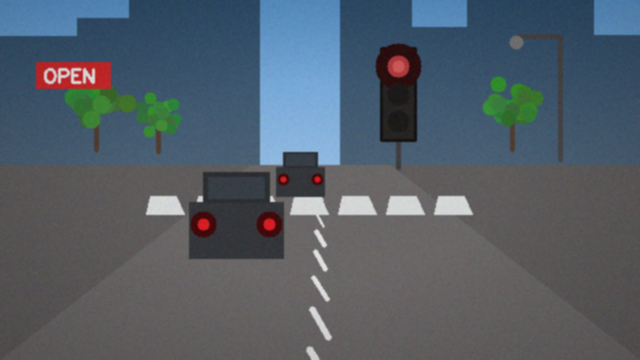
#> input picture pkg_tl1/img/tl_day_red.png, 640 x 360 px
$ python 06_all.py
#> lines starting #> are read from the running program, lines starting #| are printed output that depends on the picture; after the words box and inside, x2 and y2 are one past the last pixel; in counts of white or black regions, pixels touching at a corner belong together
### pkg_tl1/common.py
"""공통 도우미 — 신호등 인식 실습 패키지 (1~3차시 공용)

경로, 입출력, 처리 함수를 모아 둔 제공 코드입니다.
학생이 수정할 필요는 없습니다.

headless 환경(서버·CI)에서 창 없이 확인만 하려면
환경변수 CV_HEADLESS=1 을 설정하고 실행합니다.
"""
import os
from pathlib import Path
import cv2
import numpy as np

ROOT = Path(__file__).resolve().parent
IMG = ROOT / "img"
OUT = ROOT / "output"
EXPECTED = ROOT / "expected"
OUT.mkdir(exist_ok=True)

HEADLESS = os.environ.get("CV_HEADLESS") == "1"

if HEADLESS:
    # 창을 띄울 수 없는 환경(서버·자동 채점)에서 GUI 호출을 무시합니다.
    # 학생용 코드는 순수 OpenCV 호출 그대로 두고, 여기서만 막습니다.
    cv2.namedWindow = lambda *a, **k: None
    cv2.createTrackbar = lambda *a, **k: None
    cv2.getTrackbarPos = lambda *a, **k: 0
    cv2.setMouseCallback = lambda *a, **k: None
    cv2.destroyAllWindows = lambda *a, **k: None
    cv2.imshow = lambda *a, **k: None


# ── 입출력 ────────────────────────────────────────────────
def load(name, gray=False):
    """img 폴더의 사진을 읽습니다. 실패하면 바로 알려 줍니다."""
    path = IMG / name
    img = cv2.imread(str(path), cv2.IMREAD_COLOR)
    if img is None:
        raise SystemExit(f"[오류] 사진을 열지 못했습니다: {path}")
    # 흑백은 항상 cvtColor 로 만듭니다. imread 의 흑백 모드와 값이 미세하게 다릅니다.
    return cv2.cvtColor(img, cv2.COLOR_BGR2GRAY) if gray else img


# [53 lines left out: functions open_video, frame_of, make_writer, save, show, not called in this run]


_TICK = [0]


# [7 lines left out: function wait, not called in this run]


def close():
    if not HEADLESS:
        cv2.destroyAllWindows()


def nothing(value):
    pass


# [14 lines left out: functions stats, grid, not called in this run]


def tag(img, text, color=(255, 255, 255)):
    """결과 위에 영문 라벨을 얹습니다 (한글은 기본 글꼴로 표시되지 않습니다)."""
    out = img.copy()
    cv2.putText(out, text, (10, 26), cv2.FONT_HERSHEY_SIMPLEX, 0.62, (0, 0, 0), 4, cv2.LINE_AA)
    cv2.putText(out, text, (10, 26), cv2.FONT_HERSHEY_SIMPLEX, 0.62, color, 1, cv2.LINE_AA)
    return out


# ── 처리 함수 (이미지와 프레임에 똑같이 사용) ────────────────
# ── 신호등 색 범위 ────────────────────────────────────────
# 수업에서 실제로 재서 정한 값입니다. 영상이 바뀌면 다시 재야 합니다.
RANGES = {
    "red":    [((0, 120, 120), (10, 255, 255)),        # H 가 0 에서 끊기므로
               ((170, 120, 120), (179, 255, 255))],    # 범위가 둘입니다
    "yellow": [((18, 120, 150), (35, 255, 255))],
    "green":  [((60, 90, 120), (90, 255, 255))],
}
# 전구를 둘러싼 21 x 21 영역 (합성 장면에서 전구 위치는 고정되어 있습니다)
LAMP_BOXES = {
    "red":    (slice(56, 77), slice(388, 409)),
    "yellow": (slice(84, 105), slice(388, 409)),
    "green":  (slice(111, 132), slice(388, 409)),
}


def to_hsv(img):
    """BGR 영상을 HSV 로 바꿉니다."""
    return cv2.cvtColor(img, cv2.COLOR_BGR2HSV)


# [9 lines left out: function color_mask, not called in this run]


def count(mask):
    """마스크에서 흰 화소의 개수."""
    return int(cv2.countNonZero(mask))


def lamp_count(mask, color="red"):
    """해당 전구 영역(21 x 21) 안에서만 센 화소 수. 배경의 가짜를 뺀 값입니다."""
    return int(cv2.countNonZero(mask[LAMP_BOXES[color]]))


def pixel_hsv(img, x, y):
    """한 점의 HSV 를 (H, S, V) 로 돌려줍니다. 순서가 [y, x] 인 점에 주의."""
    return tuple(int(v) for v in to_hsv(img)[y, x])


def apply_mask(img, mask):
    """마스크가 흰 곳만 원본에서 남깁니다."""
    return cv2.bitwise_and(img, img, mask=mask)

### pkg_tl1/starter/06_all.py
"""종합 미션 (20분) — 세 색을 한 번에 세기
이 함수가 다음 주(2차시)의 입력이 됩니다. 반드시 완성하세요.
"""
import sys, cv2, numpy as np
sys.path.insert(0, str(__import__("pathlib").Path(__file__).resolve().parent.parent))
import common as C


def detect(img):
    """세 색의 마스크 화소 수를 {'red': n, 'yellow': n, 'green': n} 으로 돌려줍니다."""
    result = {}
    for color in ("red", "yellow", "green"):
        # TODO 1) C.color_mask 로 마스크를 만들고 화소 수를 세세요
        result[color] = 0
    return result


def annotate(img, counts):
    """화면 왼쪽 아래에 숫자를 올립니다."""
    out = img.copy()
    y = 266
    for name, n in counts.items():
        cv2.putText(out, f"{name:<7}{n:5d} px", (26, y),
                    cv2.FONT_HERSHEY_SIMPLEX, 0.62, (255, 255, 255), 2, cv2.LINE_AA)
        y += 32
    return out


cells = []
for name in ("tl_day_red.png", "tl_day_green.png", "tl_night.png", "tl_none.png"):
    img = C.load(name)
#> in load, img is the input picture: shape (360, 640, 3); mean B, G, R 103.2, 93.5, 83.4

    # TODO 2) detect 로 세어서 annotate 로 표시하세요
    counts = detect(img)
#> counts = {'red': 0, 'yellow': 0, 'green': 0}
    shown = annotate(img, counts)
#> the loop in annotate, `for name, n in counts.items():` made 3 passes
#> (name, y) on passes 1 to 3: ('red', 298), ('yellow', 330), ('green', 362)
#> after the loop in annotate, `for name, n in counts.items():`:
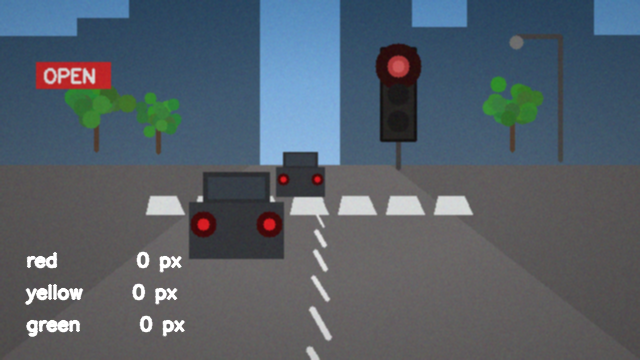
#> out: shape (360, 640, 3); 1.42% of pixels changed, all inside (x1, y1, x2, y2) = (24, 251, 186, 337)
#> after the loop in annotate, `for name, n in counts.items():`: y = 362

    print(f"{name:<18} {counts}")
#| tl_day_red.png     {'red': 0, 'yellow': 0, 'green': 0}
    cells.append(C.tag(shown, name.replace(".png", "")))
#> in tag, `cv2.putText(out, text, (10, 26), cv2.FONT_HERSHEY_SIMPLEX, 0.62, color..`:
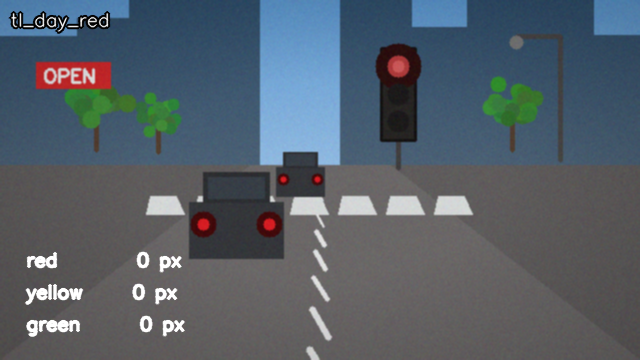
#> out: shape (360, 640, 3); mean B, G, R 104.4, 94.8, 85
#> pass 2 of the loop `for name in ("tl_day_red.png", "tl_day_green.png", "tl_night.png", "tl..`:
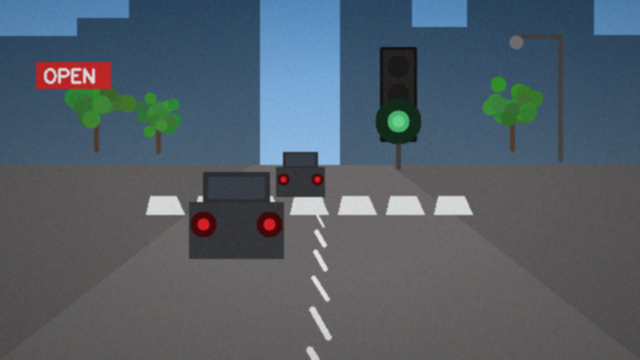
#> input picture pkg_tl1/img/tl_day_green.png, 640 x 360 px
#> in load, img is the input picture: shape (360, 640, 3); mean B, G, R 103.4, 93.8, 83.2
#> the loop in annotate (call 2), `for name, n in counts.items():` made 3 passes
#> after the loop in annotate (call 2), `for name, n in counts.items():`:
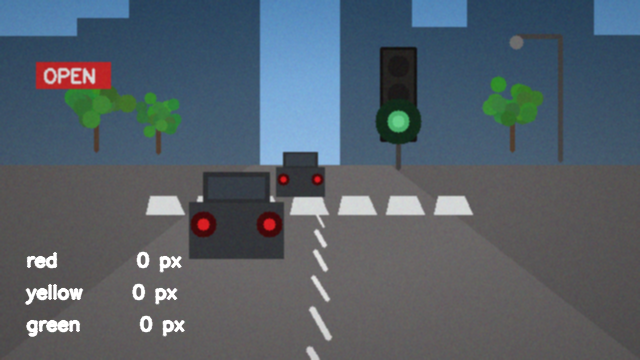
#> out: shape (360, 640, 3); 1.42% of pixels changed, all inside (x1, y1, x2, y2) = (24, 251, 186, 337)
#| tl_day_green.png   {'red': 0, 'yellow': 0, 'green': 0}
#> in tag (call 2), `cv2.putText(out, text, (10, 26), cv2.FONT_HERSHEY_SIMPLEX, 0.62, color..`:
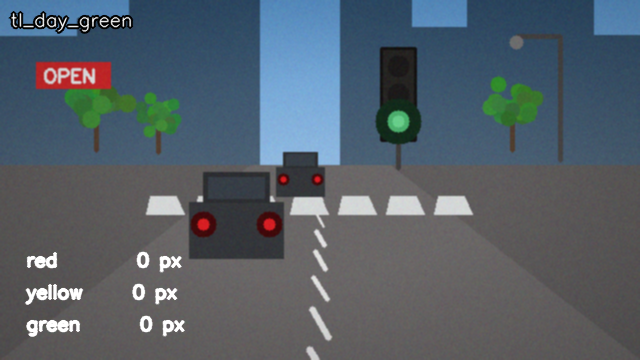
#> out: shape (360, 640, 3); mean B, G, R 104.5, 95.2, 84.7
#> pass 3 of the loop `for name in ("tl_day_red.png", "tl_day_green.png", "tl_night.png", "tl..`:
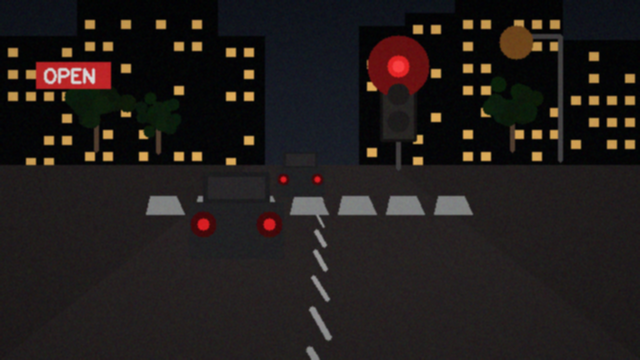
#> input picture pkg_tl1/img/tl_night.png, 640 x 360 px
#> in load, img is the input picture: shape (360, 640, 3); mean B, G, R 26.8, 28.3, 33.7
#> the loop in annotate (call 3), `for name, n in counts.items():` made 3 passes
#> after the loop in annotate (call 3), `for name, n in counts.items():`:
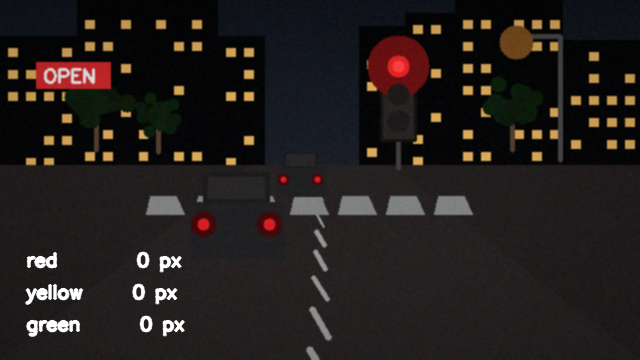
#> out: shape (360, 640, 3); 1.42% of pixels changed, all inside (x1, y1, x2, y2) = (24, 251, 186, 337)
#| tl_night.png       {'red': 0, 'yellow': 0, 'green': 0}
#> in tag (call 3), `cv2.putText(out, text, (10, 26), cv2.FONT_HERSHEY_SIMPLEX, 0.62, color..`:
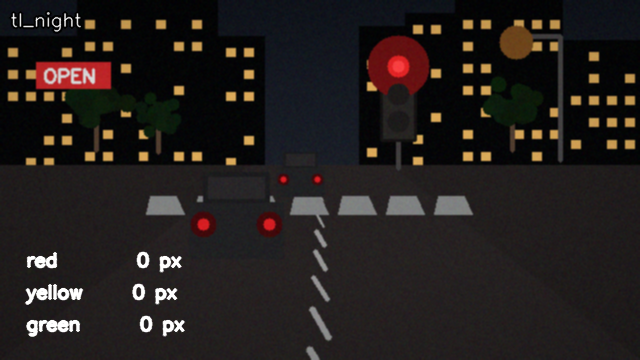
#> out: shape (360, 640, 3); mean B, G, R 29.2, 30.7, 36.1
#> (the program exits here)
